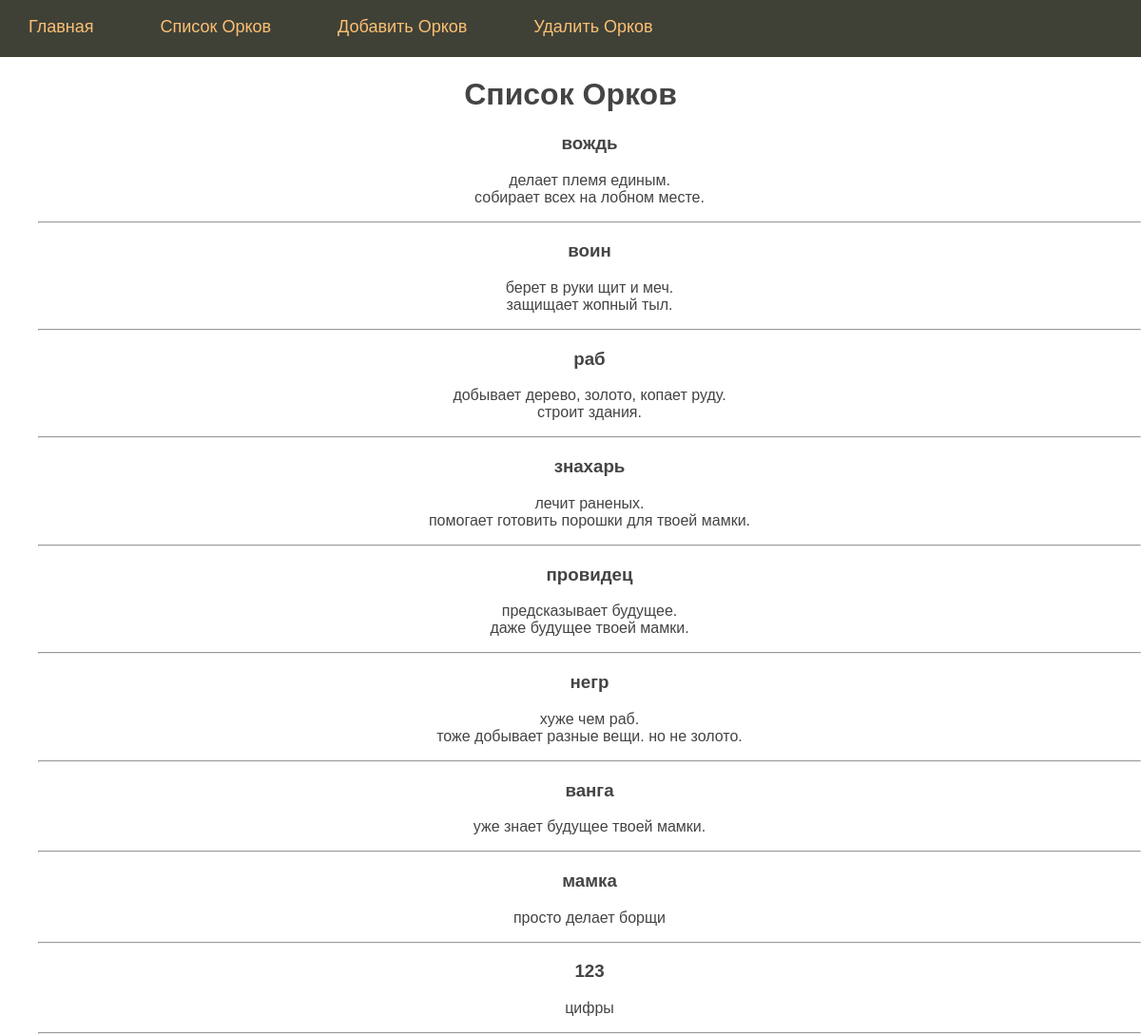
The page /orki/ on the database its author committed.
### main/models.py (models this page shows, shortened)
class Orc(models.Model):
    title = models.CharField(max_length=255, unique=True, verbose_name="Звание")
    content = models.TextField(blank=True, verbose_name="Описание")
    time_create = models.DateTimeField(auto_now_add=True)
    time_update = models.DateTimeField(auto_now=True)
    is_published = models.BooleanField(default=True)
    der = models.ManyToManyField('Der', related_name='der', verbose_name="Деревня")
    class Meta:
        verbose_name = 'Орки в деревне'
        verbose_name_plural = 'Орки в деревне'

### main/views.py (the view)
# urls.py: path('orki/', orki, name='orki'),
def orki(request):
    posts = Orc.objects.all()
    context = {
        'posts': posts,
        'menu': menu,
        'title':'Список Орков'
    }
    return render (request, 'main/orki.html', context = context)

### main/templates/main/orki.html
{% extends 'main/base.html' %}
{% block content %}
<h1 xmlns="http://www.w3.org/1999/html"> {{ title }}</h1>
<ul>
    {% for p in posts %}
        <h3> {{ p.title }} </h3>
        <p> {{ p.content | linebreaks }} </p>
    <hr>
    {% endfor %}
</ul>
{% endblock %}

### main/templates/main/base.html (shortened to what this page needs)
{% load static %}
<!DOCTYPE html>
<center>
<html lang="en">
<head>
	<link type="text/css" href="{% static 'main/css/styles.css' %}" rel="stylesheet" />
</head>
<body>
{% block mainmenu %}
		<div class="header">
			<ul id="mainmenu" class="mainmenu">
    {% for m in menu %}
			<li><a href="{% url m.url_name %}">{{m.title}}</a></li>
	{% endfor %}
			</ul>
		</div>
{% endblock mainmenu %}
{% block content %}
{% endblock %}
</body>
</html>

### main/static/main/css/styles.css (style rules this page uses)
html, body { font-family: 'Arial'; margin: 0; padding: 0; height: 100%; width: 100%; color: #444; }
a { color: #0059b2; text-decoration: none; }
.header { background: #3F4137; height: 60px; }
ul.mainmenu { margin: 0; padding: 0; list-style: none; font-family: Sans-serif, Arial, Tahoma; font-size: 18px; width: 100%; display: flex; // FlexBox align-items: center; // выравнивает по вертикали justify-content: center; //выравнивает по горизонтали }
ul.mainmenu li { float: left; margin: 18px 40px 0 30px; }
ul.mainmenu li a { color: #fdc073; text-decoration: none; }

### rows shown on the page
Orc: title "вождь", content "делает племя единым. собирает всех на лобном месте."
Orc: title "воин", content "берет в руки щит и меч. защищает жопный тыл."
Orc: title "раб", content "добывает дерево, золото, копает руду. строит здания."
Orc: title "знахарь", content "лечит раненых. помогает готовить порошки для твоей мамки."
Orc: title "провидец", content "предсказывает будущее. даже будущее твоей мамки."
Orc: title "негр", content "хуже чем раб. тоже добывает разные вещи. но не золото."
Orc: title "ванга", content "уже знает будущее твоей мамки."
Orc: title "мамка", content "просто делает борщи"
Orc: title "123", content "цифры"

### other values the page prints
{{ m.title }} "Главная" "Список Орков" "Добавить Орков" "Удалить Орков"
{{ title }} "Список Орков"
